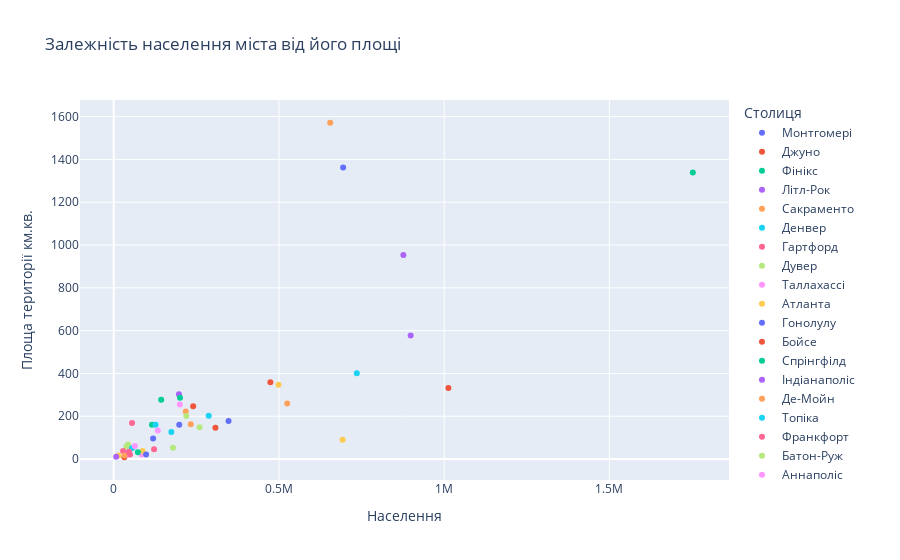

Source (notebook cell):
### Code cell
#Візуалізація залежності міста від його площі
px.scatter(data, x = 'Населення', y = 'Площа території км.кв.', title = 'Залежність населення міста від його площі', color='Столиця')

### Figure 1 — Plotly figure (JSON) as saved in the notebook; plotly's stock layout.template omitted (floating-point values rounded to 4 significant figures)
{"data": [{"hovertemplate": "Столиця=Монтгомері<br>Населення=%{x}<br>Площа території км.кв.=%{y}<extra></extra>", "legendgroup": "Монтгомері", "marker": {"color": "#636efa", "symbol": "circle"}, "mode": "markers", "name": "Монтгомері", "orientation": "v", "showlegend": true, "type": "scatter", "x": [198218], "xaxis": "x", "y": [160.4], "yaxis": "y"}, {"hovertemplate": "Столиця=Джуно<br>Населення=%{x}<br>Площа території км.кв.=%{y}<extra></extra>", "legendgroup": "Джуно", "marker": {"color": "#EF553B", "symbol": "circle"}, "mode": "markers", "name": "Джуно", "orientation": "v", "showlegend": true, "type": "scatter", "x": [32113], "xaxis": "x", "y": [8.43], "yaxis": "y"}, {"hovertemplate": "Столиця=Фінікс<br>Населення=%{x}<br>Площа території км.кв.=%{y}<extra></extra>", "legendgroup": "Фінікс", "marker": {"color": "#00cc96", "symbol": "circle"}, "mode": "markers", "name": "Фінікс", "orientation": "v", "showlegend": true, "type": "scatter", "x": [1752316], "xaxis": "x", "y": [1338.0], "yaxis": "y"}, {"hovertemplate": "Столиця=Літл-Рок<br>Населення=%{x}<br>Площа території км.кв.=%{y}<extra></extra>", "legendgroup": "Літл-Рок", "marker": {"color": "#ab63fa", "symbol": "circle"}, "mode": "markers", "name": "Літл-Рок", "orientation": "v", "showlegend": true, "type": "scatter", "x": [197312], "xaxis": "x", "y": [303.3], "yaxis": "y"}, {"hovertemplate": "Столиця=Сакраменто<br>Населення=%{x}<br>Площа території км.кв.=%{y}<extra></extra>", "legendgroup": "Сакраменто", "marker": {"color": "#FFA15A", "symbol": "circle"}, "mode": "markers", "name": "Сакраменто", "orientation": "v", "showlegend": true, "type": "scatter", "x": [524943], "xaxis": "x", "y": [259.3], "yaxis": "y"}, {"hovertemplate": "Столиця=Денвер<br>Населення=%{x}<br>Площа території км.кв.=%{y}<extra></extra>", "legendgroup": "Денвер", "marker": {"color": "#19d3f3", "symbol": "circle"}, "mode": "markers", "name": "Денвер", "orientation": "v", "showlegend": true, "type": "scatter", "x": [735538], "xaxis": "x", "y": [401.3], "yaxis": "y"}, {"hovertemplate": "Столиця=Гартфорд<br>Населення=%{x}<br>Площа території км.кв.=%{y}<extra></extra>", "legendgroup": "Гартфорд", "marker": {"color": "#FF6692", "symbol": "circle"}, "mode": "markers", "name": "Гартфорд", "orientation": "v", "showlegend": true, "type": "scatter", "x": [122105], "xaxis": "x", "y": [46.25], "yaxis": "y"}, {"hovertemplate": "Столиця=Дувер<br>Населення=%{x}<br>Площа території км.кв.=%{y}<extra></extra>", "legendgroup": "Дувер", "marker": {"color": "#B6E880", "symbol": "circle"}, "mode": "markers", "name": "Дувер", "orientation": "v", "showlegend": true, "type": "scatter", "x": [38142], "xaxis": "x", "y": [60.03], "yaxis": "y"}, {"hovertemplate": "Столиця=Таллахассі<br>Населення=%{x}<br>Площа території км.кв.=%{y}<extra></extra>", "legendgroup": "Таллахассі", "marker": {"color": "#FF97FF", "symbol": "circle"}, "mode": "markers", "name": "Таллахассі", "orientation": "v", "showlegend": true, "type": "scatter", "x": [199926], "xaxis": "x", "y": [254.5], "yaxis": "y"}, {"hovertemplate": "Столиця=Атланта<br>Населення=%{x}<br>Площа території км.кв.=%{y}<extra></extra>", "legendgroup": "Атланта", "marker": {"color": "#FECB52", "symbol": "circle"}, "mode": "markers", "name": "Атланта", "orientation": "v", "showlegend": true, "type": "scatter", "x": [498715], "xaxis": "x", "y": [347.1], "yaxis": "y"}, {"hovertemplate": "Столиця=Гонолулу<br>Населення=%{x}<br>Площа території км.кв.=%{y}<extra></extra>", "legendgroup": "Гонолулу", "marker": {"color": "#636efa", "symbol": "circle"}, "mode": "markers", "name": "Гонолулу", "orientation": "v", "showlegend": true, "type": "scatter", "x": [347397], "xaxis": "x", "y": [177.2], "yaxis": "y"}, {"hovertemplate": "Столиця=Бойсе<br>Населення=%{x}<br>Площа території км.кв.=%{y}<extra></extra>", "legendgroup": "Бойсе", "marker": {"color": "#EF553B", "symbol": "circle"}, "mode": "markers", "name": "Бойсе", "orientation": "v", "showlegend": true, "type": "scatter", "x": [240380], "xaxis": "x", "y": [247.1], "yaxis": "y"}, {"hovertemplate": "Столиця=Спрінгфілд<br>Населення=%{x}<br>Площа території км.кв.=%{y}<extra></extra>", "legendgroup": "Спрінгфілд", "marker": {"color": "#00cc96", "symbol": "circle"}, "mode": "markers", "name": "Спрінгфілд", "orientation": "v", "showlegend": true, "type": "scatter", "x": [115715], "xaxis": "x", "y": [160.0], "yaxis": "y"}, {"hovertemplate": "Столиця=Індіанаполіс<br>Населення=%{x}<br>Площа території км.кв.=%{y}<extra></extra>", "legendgroup": "Індіанаполіс", "marker": {"color": "#ab63fa", "symbol": "circle"}, "mode": "markers", "name": "Індіанаполіс", "orientation": "v", "showlegend": true, "type": "scatter", "x": [876384], "xaxis": "x", "y": [953.2], "yaxis": "y"}, {"hovertemplate": "Столиця=Де-Мойн<br>Населення=%{x}<br>Площа території км.кв.=%{y}<extra></extra>", "legendgroup": "Де-Мойн", "marker": {"color": "#FFA15A", "symbol": "circle"}, "mode": "markers", "name": "Де-Мойн", "orientation": "v", "showlegend": true, "type": "scatter", "x": [217891], "xaxis": "x", "y": [222.4], "yaxis": "y"}, {"hovertemplate": "Столиця=Топіка<br>Населення=%{x}<br>Площа території км.кв.=%{y}<extra></extra>", "legendgroup": "Топіка", "marker": {"color": "#19d3f3", "symbol": "circle"}, "mode": "markers", "name": "Топіка", "orientation": "v", "showlegend": true, "type": "scatter", "x": [126587], "xaxis": "x", "y": [159.8], "yaxis": "y"}, {"hovertemplate": "Столиця=Франкфорт<br>Населення=%{x}<br>Площа території км.кв.=%{y}<extra></extra>", "legendgroup": "Франкфорт", "marker": {"color": "#FF6692", "symbol": "circle"}, "mode": "markers", "name": "Франкфорт", "orientation": "v", "showlegend": true, "type": "scatter", "x": [28283], "xaxis": "x", "y": [37.31], "yaxis": "y"}, {"hovertemplate": "Столиця=Батон-Руж<br>Населення=%{x}<br>Площа території км.кв.=%{y}<extra></extra>", "legendgroup": "Батон-Руж", "marker": {"color": "#B6E880", "symbol": "circle"}, "mode": "markers", "name": "Батон-Руж", "orientation": "v", "showlegend": true, "type": "scatter", "x": [219531], "xaxis": "x", "y": [200.9], "yaxis": "y"}, {"hovertemplate": "Столиця=Аннаполіс<br>Населення=%{x}<br>Площа території км.кв.=%{y}<extra></extra>", "legendgroup": "Аннаполіс", "marker": {"color": "#FF97FF", "symbol": "circle"}, "mode": "markers", "name": "Аннаполіс", "orientation": "v", "showlegend": true, "type": "scatter", "x": [39139], "xaxis": "x", "y": [19.12], "yaxis": "y"}, {"hovertemplate": "Столиця=Бостон<br>Населення=%{x}<br>Площа території км.кв.=%{y}<extra></extra>", "legendgroup": "Бостон", "marker": {"color": "#FECB52", "symbol": "circle"}, "mode": "markers", "name": "Бостон", "orientation": "v", "showlegend": true, "type": "scatter", "x": [692600], "xaxis": "x", "y": [89.63], "yaxis": "y"}, {"hovertemplate": "Столиця=Лансінг<br>Населення=%{x}<br>Площа території км.кв.=%{y}<extra></extra>", "legendgroup": "Лансінг", "marker": {"color": "#636efa", "symbol": "circle"}, "mode": "markers", "name": "Лансінг", "orientation": "v", "showlegend": true, "type": "scatter", "x": [119128], "xaxis": "x", "y": [95.68], "yaxis": "y"}, {"hovertemplate": "Столиця=Сент-Пол<br>Населення=%{x}<br>Площа території км.кв.=%{y}<extra></extra>", "legendgroup": "Сент-Пол", "marker": {"color": "#EF553B", "symbol": "circle"}, "mode": "markers", "name": "Сент-Пол", "orientation": "v", "showlegend": true, "type": "scatter", "x": [307695], "xaxis": "x", "y": [146.0], "yaxis": "y"}, {"hovertemplate": "Столиця=Джексон<br>Населення=%{x}<br>Площа території км.кв.=%{y}<extra></extra>", "legendgroup": "Джексон", "marker": {"color": "#00cc96", "symbol": "circle"}, "mode": "markers", "name": "Джексон", "orientation": "v", "showlegend": true, "type": "scatter", "x": [143617], "xaxis": "x", "y": [276.7], "yaxis": "y"}, {"hovertemplate": "Столиця=Джефферсон-Сіті<br>Населення=%{x}<br>Площа території км.кв.=%{y}<extra></extra>", "legendgroup": "Джефферсон-Сіті", "marker": {"color": "#ab63fa", "symbol": "circle"}, "mode": "markers", "name": "Джефферсон-Сіті", "orientation": "v", "showlegend": true, "type": "scatter", "x": [43079], "xaxis": "x", "y": [27.28], "yaxis": "y"}, {"hovertemplate": "Столиця=Гелена<br>Населення=%{x}<br>Площа території км.кв.=%{y}<extra></extra>", "legendgroup": "Гелена", "marker": {"color": "#FFA15A", "symbol": "circle"}, "mode": "markers", "name": "Гелена", "orientation": "v", "showlegend": true, "type": "scatter", "x": [33188], "xaxis": "x", "y": [16.47], "yaxis": "y"}, {"hovertemplate": "Столиця=Лінкольн<br>Населення=%{x}<br>Площа території км.кв.=%{y}<extra></extra>", "legendgroup": "Лінкольн", "marker": {"color": "#19d3f3", "symbol": "circle"}, "mode": "markers", "name": "Лінкольн", "orientation": "v", "showlegend": true, "type": "scatter", "x": [287401], "xaxis": "x", "y": [202.7], "yaxis": "y"}, {"hovertemplate": "Столиця=Карсон-Сіті<br>Населення=%{x}<br>Площа території км.кв.=%{y}<extra></extra>", "legendgroup": "Карсон-Сіті", "marker": {"color": "#FF6692", "symbol": "circle"}, "mode": "markers", "name": "Карсон-Сіті", "orientation": "v", "showlegend": true, "type": "scatter", "x": [55414], "xaxis": "x", "y": [168.7], "yaxis": "y"}, {"hovertemplate": "Столиця=Конкорд<br>Населення=%{x}<br>Площа території км.кв.=%{y}<extra></extra>", "legendgroup": "Конкорд", "marker": {"color": "#B6E880", "symbol": "circle"}, "mode": "markers", "name": "Конкорд", "orientation": "v", "showlegend": true, "type": "scatter", "x": [43167], "xaxis": "x", "y": [67.53], "yaxis": "y"}, {"hovertemplate": "Столиця=Трентон<br>Населення=%{x}<br>Площа території км.кв.=%{y}<extra></extra>", "legendgroup": "Трентон", "marker": {"color": "#FF97FF", "symbol": "circle"}, "mode": "markers", "name": "Трентон", "orientation": "v", "showlegend": true, "type": "scatter", "x": [83974], "xaxis": "x", "y": [21.15], "yaxis": "y"}, {"hovertemplate": "Столиця=Санта-Фе<br>Населення=%{x}<br>Площа території км.кв.=%{y}<extra></extra>", "legendgroup": "Санта-Фе", "marker": {"color": "#FECB52", "symbol": "circle"}, "mode": "markers", "name": "Санта-Фе", "orientation": "v", "showlegend": true, "type": "scatter", "x": [87521], "xaxis": "x", "y": [37.97], "yaxis": "y"}, {"hovertemplate": "Столиця=Албані<br>Населення=%{x}<br>Площа території км.кв.=%{y}<extra></extra>", "legendgroup": "Албані", "marker": {"color": "#636efa", "symbol": "circle"}, "mode": "markers", "name": "Албані", "orientation": "v", "showlegend": true, "type": "scatter", "x": [97856], "xaxis": "x", "y": [21.86], "yaxis": "y"}, {"hovertemplate": "Столиця=Ролі<br>Населення=%{x}<br>Площа території км.кв.=%{y}<extra></extra>", "legendgroup": "Ролі", "marker": {"color": "#EF553B", "symbol": "circle"}, "mode": "markers", "name": "Ролі", "orientation": "v", "showlegend": true, "type": "scatter", "x": [474069], "xaxis": "x", "y": [359.4], "yaxis": "y"}, {"hovertemplate": "Столиця=Бісмарк<br>Населення=%{x}<br>Площа території км.кв.=%{y}<extra></extra>", "legendgroup": "Бісмарк", "marker": {"color": "#00cc96", "symbol": "circle"}, "mode": "markers", "name": "Бісмарк", "orientation": "v", "showlegend": true, "type": "scatter", "x": [73112], "xaxis": "x", "y": [31.22], "yaxis": "y"}, {"hovertemplate": "Столиця=Колумбус<br>Населення=%{x}<br>Площа території км.кв.=%{y}<extra></extra>", "legendgroup": "Колумбус", "marker": {"color": "#ab63fa", "symbol": "circle"}, "mode": "markers", "name": "Колумбус", "orientation": "v", "showlegend": true, "type": "scatter", "x": [898553], "xaxis": "x", "y": [577.0], "yaxis": "y"}, {"hovertemplate": "Столиця=Оклахома-Сіті<br>Населення=%{x}<br>Площа території км.кв.=%{y}<extra></extra>", "legendgroup": "Оклахома-Сіті", "marker": {"color": "#FFA15A", "symbol": "circle"}, "mode": "markers", "name": "Оклахома-Сіті", "orientation": "v", "showlegend": true, "type": "scatter", "x": [655057], "xaxis": "x", "y": [1571.0], "yaxis": "y"}, {"hovertemplate": "Столиця=Сейлем<br>Населення=%{x}<br>Площа території км.кв.=%{y}<extra></extra>", "legendgroup": "Сейлем", "marker": {"color": "#19d3f3", "symbol": "circle"}, "mode": "markers", "name": "Сейлем", "orientation": "v", "showlegend": true, "type": "scatter", "x": [174365], "xaxis": "x", "y": [126.0], "yaxis": "y"}, {"hovertemplate": "Столиця=Гаррісбург<br>Населення=%{x}<br>Площа території км.кв.=%{y}<extra></extra>", "legendgroup": "Гаррісбург", "marker": {"color": "#FF6692", "symbol": "circle"}, "mode": "markers", "name": "Гаррісбург", "orientation": "v", "showlegend": true, "type": "scatter", "x": [49229], "xaxis": "x", "y": [21.76], "yaxis": "y"}, {"hovertemplate": "Столиця=Провіденс<br>Населення=%{x}<br>Площа території км.кв.=%{y}<extra></extra>", "legendgroup": "Провіденс", "marker": {"color": "#B6E880", "symbol": "circle"}, "mode": "markers", "name": "Провіденс", "orientation": "v", "showlegend": true, "type": "scatter", "x": [179335], "xaxis": "x", "y": [53.13], "yaxis": "y"}, {"hovertemplate": "Столиця=Колумбія<br>Населення=%{x}<br>Площа території км.кв.=%{y}<extra></extra>", "legendgroup": "Колумбія", "marker": {"color": "#FF97FF", "symbol": "circle"}, "mode": "markers", "name": "Колумбія", "orientation": "v", "showlegend": true, "type": "scatter", "x": [133273], "xaxis": "x", "y": [133.1], "yaxis": "y"}, {"hovertemplate": "Столиця=П'єр<br>Населення=%{x}<br>Площа території км.кв.=%{y}<extra></extra>", "legendgroup": "П'єр", "marker": {"color": "#FECB52", "symbol": "circle"}, "mode": "markers", "name": "П'єр", "orientation": "v", "showlegend": true, "type": "scatter", "x": [14177], "xaxis": "x", "y": [17.07], "yaxis": "y"}, {"hovertemplate": "Столиця=Нешвілл<br>Населення=%{x}<br>Площа території км.кв.=%{y}<extra></extra>", "legendgroup": "Нешвілл", "marker": {"color": "#636efa", "symbol": "circle"}, "mode": "markers", "name": "Нешвілл", "orientation": "v", "showlegend": true, "type": "scatter", "x": [694144], "xaxis": "x", "y": [1362.0], "yaxis": "y"}, {"hovertemplate": "Столиця=Остін<br>Населення=%{x}<br>Площа території км.кв.=%{y}<extra></extra>", "legendgroup": "Остін", "marker": {"color": "#EF553B", "symbol": "circle"}, "mode": "markers", "name": "Остін", "orientation": "v", "showlegend": true, "type": "scatter", "x": [1012695], "xaxis": "x", "y": [332.2], "yaxis": "y"}, {"hovertemplate": "Столиця=Солт-Лейк-Сіті<br>Населення=%{x}<br>Площа території км.кв.=%{y}<extra></extra>", "legendgroup": "Солт-Лейк-Сіті", "marker": {"color": "#00cc96", "symbol": "circle"}, "mode": "markers", "name": "Солт-Лейк-Сіті", "orientation": "v", "showlegend": true, "type": "scatter", "x": [200567], "xaxis": "x", "y": [285.9], "yaxis": "y"}, {"hovertemplate": "Столиця=Монтпельєр<br>Населення=%{x}<br>Площа території км.кв.=%{y}<extra></extra>", "legendgroup": "Монтпельєр", "marker": {"color": "#ab63fa", "symbol": "circle"}, "mode": "markers", "name": "Монтпельєр", "orientation": "v", "showlegend": true, "type": "scatter", "x": [7436], "xaxis": "x", "y": [10.33], "yaxis": "y"}, {"hovertemplate": "Столиця=Річмонд<br>Населення=%{x}<br>Площа території км.кв.=%{y}<extra></extra>", "legendgroup": "Річмонд", "marker": {"color": "#FFA15A", "symbol": "circle"}, "mode": "markers", "name": "Річмонд", "orientation": "v", "showlegend": true, "type": "scatter", "x": [233170], "xaxis": "x", "y": [162.1], "yaxis": "y"}, {"hovertemplate": "Столиця=Олімпія<br>Населення=%{x}<br>Площа території км.кв.=%{y}<extra></extra>", "legendgroup": "Олімпія", "marker": {"color": "#19d3f3", "symbol": "circle"}, "mode": "markers", "name": "Олімпія", "orientation": "v", "showlegend": true, "type": "scatter", "x": [54905], "xaxis": "x", "y": [50.67], "yaxis": "y"}, {"hovertemplate": "Столиця=Чарлстон<br>Населення=%{x}<br>Площа території км.кв.=%{y}<extra></extra>", "legendgroup": "Чарлстон", "marker": {"color": "#FF6692", "symbol": "circle"}, "mode": "markers", "name": "Чарлстон", "orientation": "v", "showlegend": true, "type": "scatter", "x": [45879], "xaxis": "x", "y": [33.87], "yaxis": "y"}, {"hovertemplate": "Столиця=Медісон<br>Населення=%{x}<br>Площа території км.кв.=%{y}<extra></extra>", "legendgroup": "Медісон", "marker": {"color": "#B6E880", "symbol": "circle"}, "mode": "markers", "name": "Медісон", "orientation": "v", "showlegend": true, "type": "scatter", "x": [259680], "xaxis": "x", "y": [148.6], "yaxis": "y"}, {"hovertemplate": "Столиця=Шайєнн<br>Населення=%{x}<br>Площа території км.кв.=%{y}<extra></extra>", "legendgroup": "Шайєнн", "marker": {"color": "#FF97FF", "symbol": "circle"}, "mode": "markers", "name": "Шайєнн", "orientation": "v", "showlegend": true, "type": "scatter", "x": [64019], "xaxis": "x", "y": [61.56], "yaxis": "y"}], "layout": {"legend": {"title": {"text": "Столиця"}, "tracegroupgap": 0}, "title": {"text": "Залежність населення міста від його площі"}, "xaxis": {"anchor": "y", "domain": [0, 1], "title": {"text": "Населення"}}, "yaxis": {"anchor": "x", "domain": [0, 1], "title": {"text": "Площа території км.кв."}}}}
